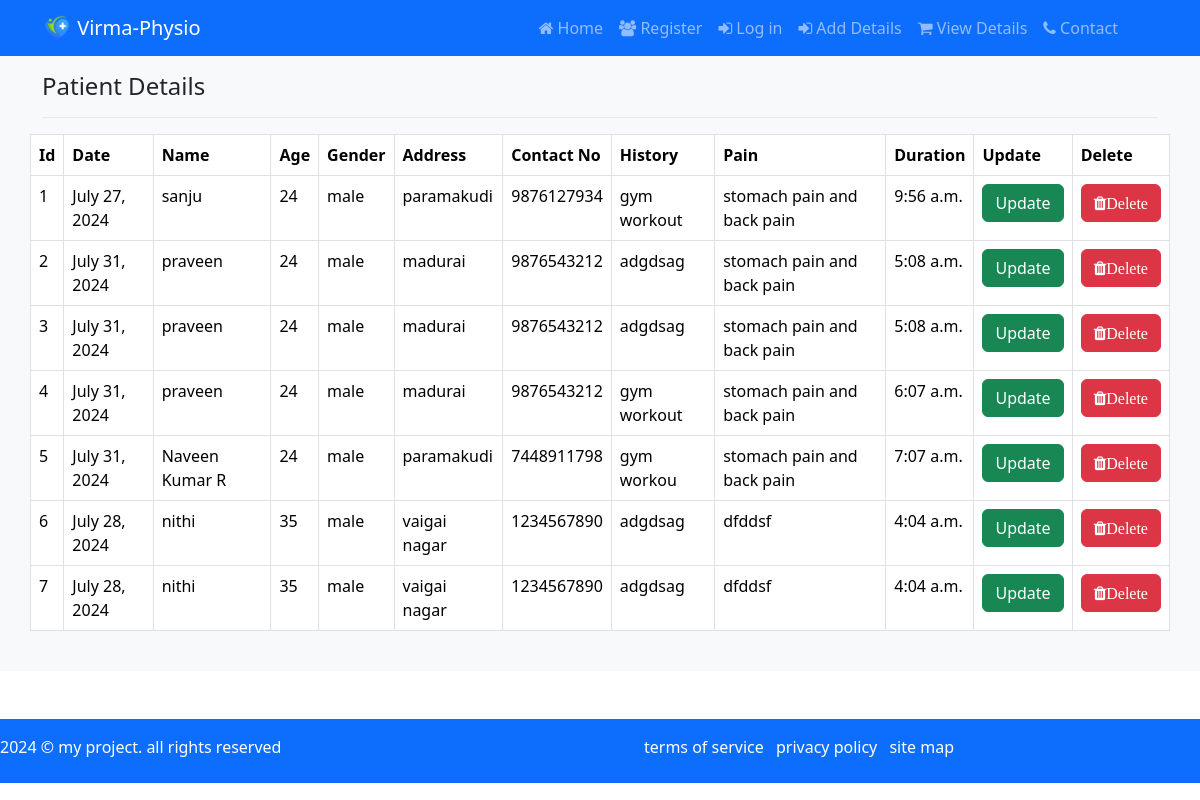
/view/, run on an earlier commit of the app's database.
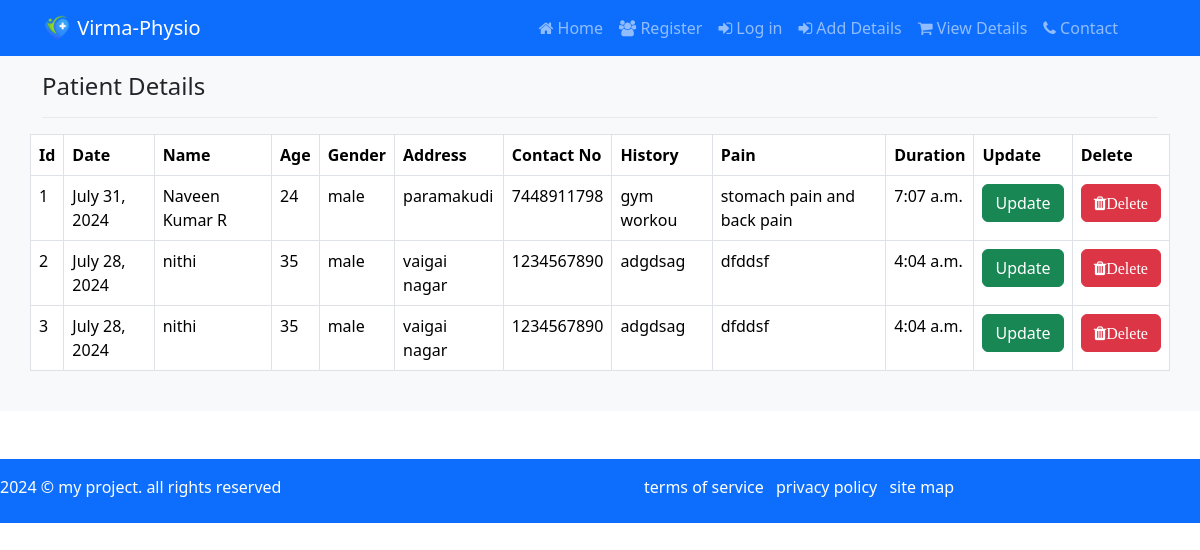
And on a later commit of the database.
### xapp/models.py (models this page shows)
class patientdetails(models.Model):
    Date = models.DateField()
    Name = models.CharField(max_length=50)
    Age  = models.IntegerField()
    CHOICES =[
        ('male','male'),
        ('female','female')
    ]
    Gender = models.CharField(max_length=10,choices=CHOICES,null= False,blank=False)
    Address =models.TextField()
    Contactno = models.IntegerField()
    History = models.CharField(max_length=100)
    Pain = models.CharField(max_length=100)
    Duration =models.TimeField()

### xapp/views.py (the view)
# urls.py: path('view/',views.view, name ='view'),
def view(request):
    mydata=patientdetails.objects.all()
    return render(request,'view.html',{'data':mydata})

### template/view.html (shortened to what this page needs)
{% extends 'base.html'%}
{% load static %}
{% block content%}
<section class="bg-light py-4 my-5">
    <div class="container">
        <div class="row">
            <div class="col-12">
                <h4 class="mb-3">Patient Details</h4>
                <hr style="border-color:#b8bfc2;">
            </div>
            <table class="table table-bordered">
                <tr>
                    <th>Id</th>
                    <th>Date</th>
                    <th>Name</th>
                    <th>Age</th>
                    <th>Gender</th>
                    <th>Address</th>
                    <th>Contact No</th>
                    <th>History</th>
                    <th>Pain</th>
                    <th>Duration</th>
                    <th>Update</th>
                    <th>Delete</th>
                </tr>
                {% for data in data %}
            <tr>
                <td>{{forloop.counter}}</td>
                <td>{{data.Date}}</td>
                <td>{{data.Name}}</td>
                <td>{{data.Age}}</td>
                <td>{{data.Gender}}</td>
                <td>{{data.Address}}</td>
                <td>{{data.Contactno}}</td>
                <td>{{data.History}}</td>
                <td>{{data.Pain}}</td>
                <td>{{data.Duration}}</td>
                <td><a class="btn btn-success" href="{% url 'update' data.id %}">Update</a></td>
                <td><a href="{% url 'Delete' data.id %}" onclick="return confirm('Are you sure? to Remove')" class="btn btn-danger "><i class="fa fa-trash ">Delete</a></td>
            </tr>
                {% endfor %}
            </table>
        </div>
    </div>
</section>
{% endblock %}

### template/base.html (shortened to what this page needs)
{% load static %}
<!DOCTYPE html>
<html lang="en">
<head>
    <link href="https://cdn.jsdelivr.net/npm/bootstrap@5.3.3/dist/css/bootstrap.min.css" rel="stylesheet">
    <link rel="stylesheet" href="https://cdnjs.cloudflare.com/ajax/libs/font-awesome/4.7.0/css/font-awesome.min.css">
</head>
<body>
    {% include 'include/navbar.html'%}
    {% block content %}
    {% endblock %}
    <footer class="pb-2 bg-primary mt-2">
        <div class="row ">
            <div class="col text-white mt-3">
                <p >2024 &copy; my project. all rights reserved</p>
            </div>
            <div class="col">
                <ul class="list -inline-item mt-3">
                    <li class="list-inline-item"><a class="text-white text-decoration-none" href="#">terms of service</a></li>
                    <li class="list-inline-item"><a class="text-white text-decoration-none" href="#">privacy policy</a></li>
                    <li class="list-inline-item"><a class="text-white text-decoration-none" href="#">site map</a></li>
                </ul>
            </div>
        </div>
    </footer>
</body>
</html>

### template/include/navbar.html (shortened to what this page needs)
{% load static %}
<header>
    <nav class="navbar navbar-expand-lg navbar-dark bg-primary fixed-top mb-5" id="navbar">
        <div class="container">
            <a href="{% url 'home' %}" class="navbar-brand">
                <img src="{% static 'logo.png' %}" width="30" height="30" alt="logo-image" loading="lazy" class="display-inline-block align-top">  Virma-Physio
            </a>
            <div class="collapse navbar-collapse" id="menu">
                <ul class="navbar-nav ms-auto">
                    <li class="nav-item active"><a href="{% url 'home' %}" class="nav-link"><i class="fa fa-home"></i> Home</a></li>
                    <li class="nav-item active"><a href="{% url 'register'%}" class="nav-link"><i class="fa fa-users"></i> Register</a></li>
                    <li class="nav-item active"><a href="{% url 'login'%}" class="nav-link"><i class="fa fa-sign-in"></i> Log in</a></li>
                    <li class="nav-item active"><a href="{% url 'create'%}" class="nav-link"><i class="fa fa-sign-in"></i> Add Details </a></li>
                    <li class="nav-item active"><a href="{% url 'view' %}" class="nav-link"><i class="fa fa-shopping-cart"></i> View Details</a></li>
                    <li class="nav-item active"><a href="{% url 'contact' %}" class="nav-link"><i class="fa fa-phone"></i> Contact</a></li>
                <ul>
            </div>
        </div>
    </nav>
</header>

What changed in the data, as far as the page shows it:
removed patientdetails: Date "July 27, 2024", Name "sanju", Age "24", Gender "male", Address "paramakudi", Contactno "9876127934", History "gym workout", Pain "stomach pain and back pain", Duration "9:56 a.m."
removed patientdetails: Date "July 31, 2024", Name "praveen", Age "24", Gender "male", Address "madurai", Contactno "9876543212", History "adgdsag", Pain "stomach pain and back pain", Duration "5:08 a.m."
removed patientdetails: Date "July 31, 2024", Name "praveen", Age "24", Gender "male", Address "madurai", Contactno "9876543212", History "adgdsag", Pain "stomach pain and back pain", Duration "5:08 a.m."
removed patientdetails: Date "July 31, 2024", Name "praveen", Age "24", Gender "male", Address "madurai", Contactno "9876543212", History "gym workout", Pain "stomach pain and back pain", Duration "6:07 a.m."
